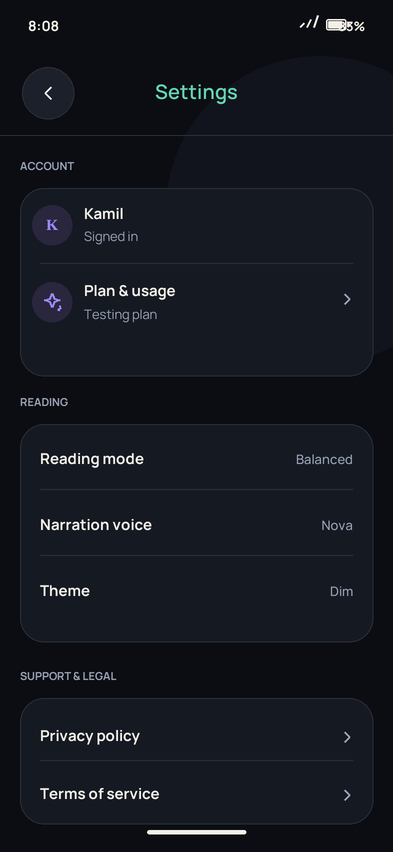
#> input picture docs/design-references/plan-usage-2026-08/00-settings-entry-dark.png, 393 x 852 px; its folder holds only this picture in this run
$ python render-plan-usage-assets.py
#> lines starting #> are read from the running program, lines starting #| are printed output that depends on the picture
"""Rasterize the deliberately small SVG subset used by plan/usage review exports.

This is a local review/export helper, not a general SVG renderer. Drawing at 2x and reducing to
393x852 preserves thin borders and the production fonts without adding a project dependency.
"""

from __future__ import annotations

from pathlib import Path
import xml.etree.ElementTree as ET

from PIL import Image, ImageColor, ImageDraw, ImageFont


ROOT = Path(__file__).resolve().parents[1]
ASSETS = ROOT / "docs/design-references/plan-usage-2026-08"
SCALE = 2


# [4 lines left out: function color, not called in this run]


def number(value: str | None, default: float = 0) -> float:
    return float(value) if value is not None else default


def font_path(family: str, weight: int) -> Path:
    if "Newsreader" in family:
        folder = "newsreader"
        if weight >= 700:
            face = "700Bold/Newsreader_700Bold.ttf"
        elif weight >= 600:
            face = "600SemiBold/Newsreader_600SemiBold.ttf"
        elif weight >= 500:
            face = "500Medium/Newsreader_500Medium.ttf"
        else:
            face = "400Regular/Newsreader_400Regular.ttf"
    else:
        folder = "manrope"
        if weight >= 700:
            face = "700Bold/Manrope_700Bold.ttf"
        elif weight >= 600:
            face = "600SemiBold/Manrope_600SemiBold.ttf"
        elif weight >= 500:
            face = "500Medium/Manrope_500Medium.ttf"
        else:
            face = "400Regular/Manrope_400Regular.ttf"
    return ROOT / "mobile/node_modules/@expo-google-fonts" / folder / face


def line(draw, points, fill, width=2):
    draw.line([(round(x * SCALE), round(y * SCALE)) for x, y in points], fill=fill,
              width=max(1, round(width * SCALE)), joint="curve")


# [93 lines left out: functions draw_icon, rasterize, not called in this run]


for source in sorted(ASSETS.glob("*.svg")):
    rasterize(source)


def contact_sheet(theme: str):
#> called with theme = 'light'
    sources = sorted(ASSETS.glob(f"[0-9][0-9]-*-{theme}.png"))
    gap, label_h, margin = 20, 34, 28
    cols, rows = 4, 2
    cell_w, cell_h = 393, 852 + label_h
    bg = (235, 233, 226) if theme == "light" else (19, 22, 29)
    fg = (28, 33, 41) if theme == "light" else (243, 240, 232)
    sheet = Image.new("RGB", (margin*2 + cols*cell_w + (cols-1)*gap,
                              margin*2 + rows*cell_h + (rows-1)*gap), bg)
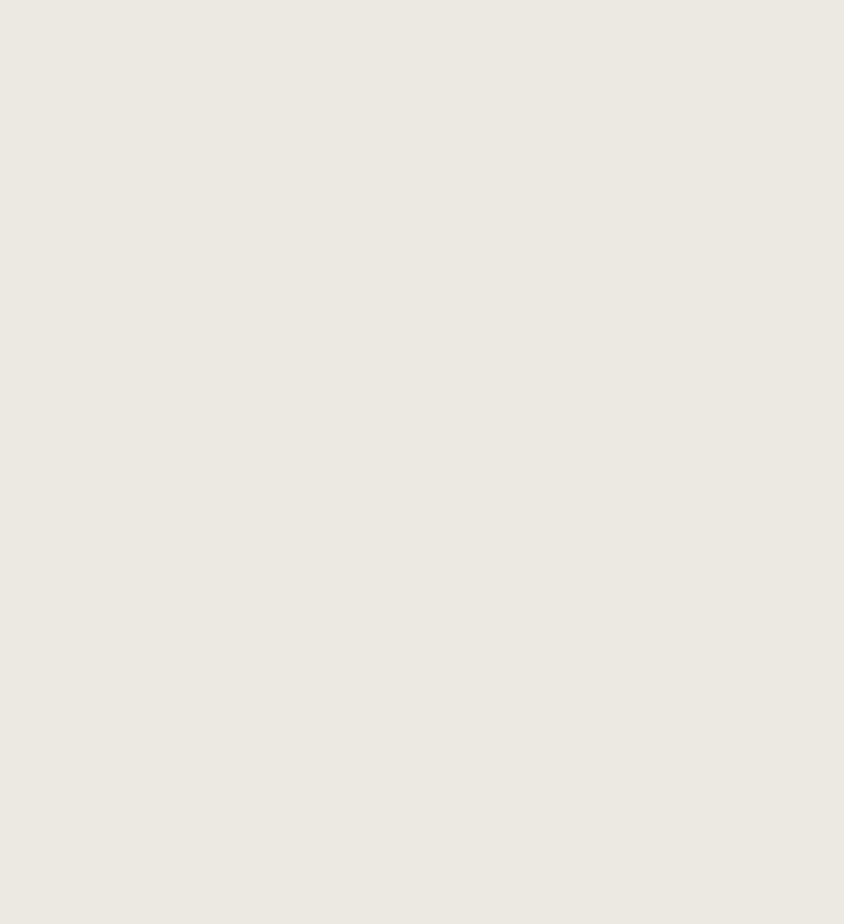
#> sheet: PIL image 1688x1848 RGB (shown at 1/2 size); mean R, G, B 235, 233, 226
    draw = ImageDraw.Draw(sheet)
    label_font = ImageFont.truetype(str(font_path("Manrope", 700)), 16)
    for i, source in enumerate(sources):
        col, row = i % cols, i // cols
        x = margin + col * (cell_w + gap)
        y = margin + row * (cell_h + gap)
        label = source.stem.removesuffix(f"-{theme}").replace('-', ' · ')
        draw.text((x, y + 21), label, font=label_font, fill=fg, anchor="lm")
        frame = Image.open(source).convert("RGB")
        sheet.paste(frame, (x, y + label_h))
    sheet.save(ASSETS / f"contact-sheet-{theme}.png", quality=95)


contact_sheet("light")
contact_sheet("dark")
#> call 2 of contact_sheet, with theme = 'dark'
#> in contact_sheet (call 2), `sheet = Image.new("RGB", (margin*2 + cols*cell_w + (cols-1)*gap, margi..`:
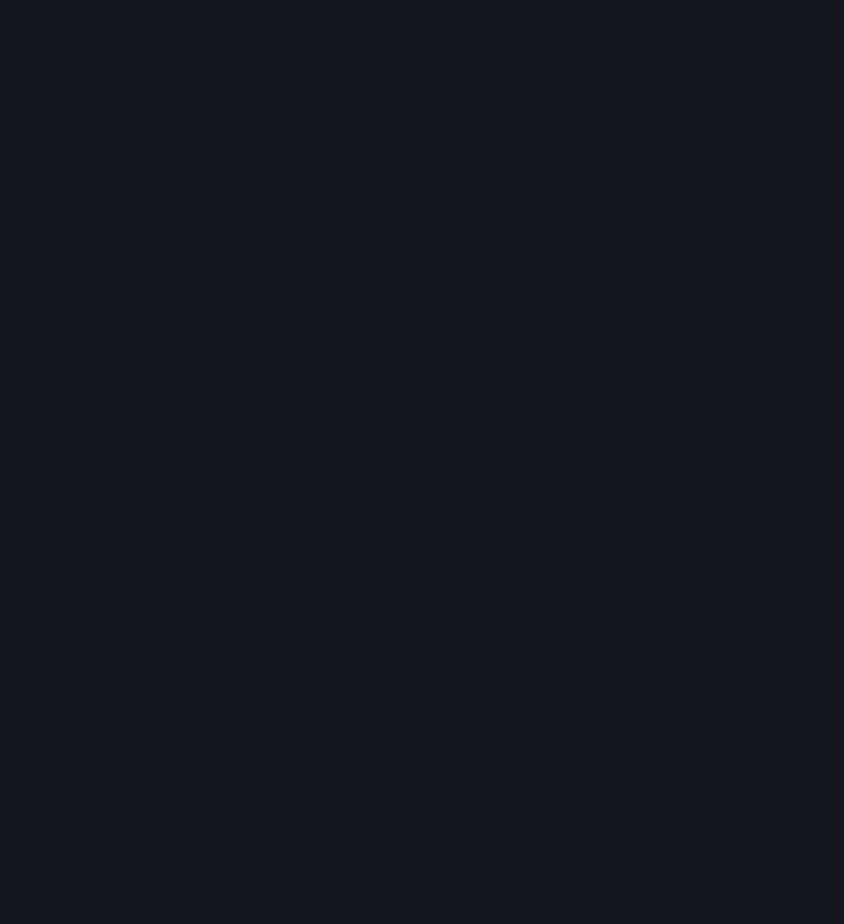
#> sheet: PIL image 1688x1848 RGB (shown at 1/2 size); mean R, G, B 19, 22, 29
#> in contact_sheet, frame is the input picture: PIL image 393x852 RGB; mean R, G, B 20.7, 24, 31.5
